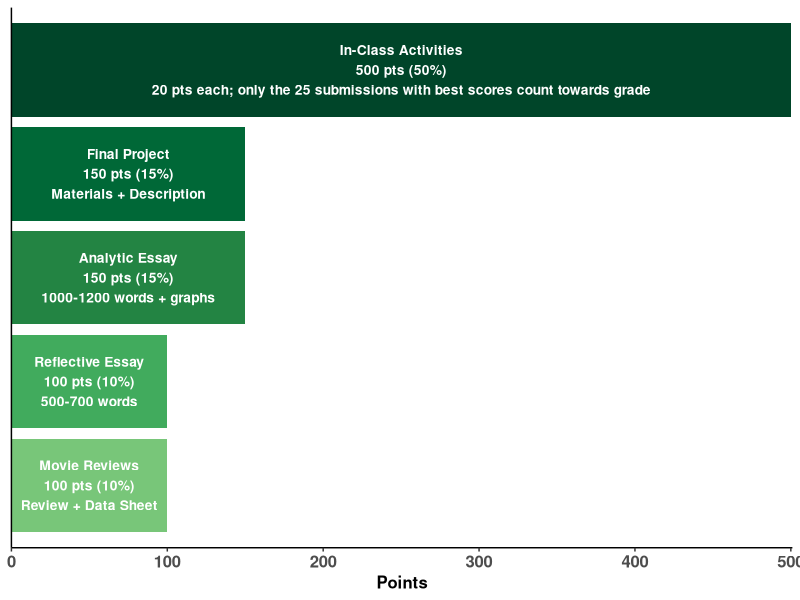
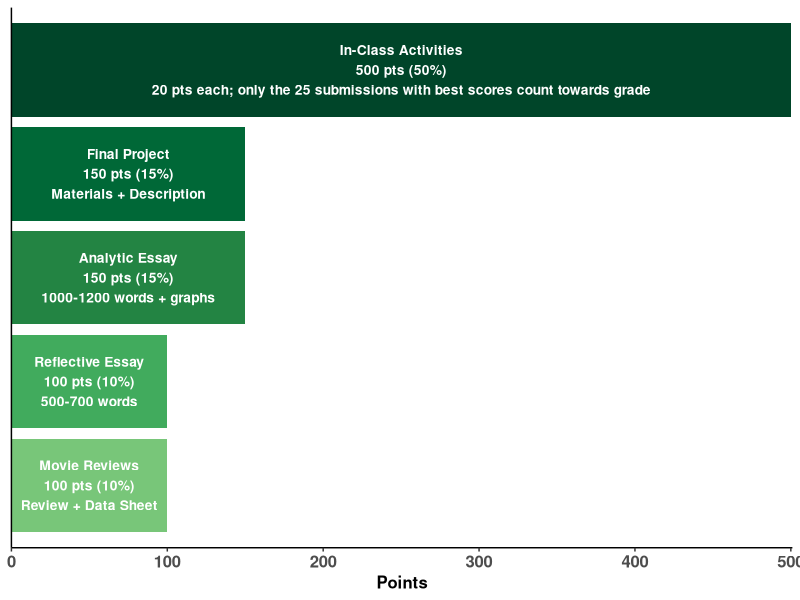

Generate these figures, in order, with R:
library(tidyverse)
data <- read_csv("./images/assignments.csv") %>%
# data <- read_csv("./assignments.csv") %>%
  mutate(semester="Assignments") %>% 
  rename(tasks=Assignment) %>% 
  mutate(tasks=as.factor(tasks),
         semester=as.factor(semester)
  ) %>% 
  arrange(Points) %>%    # First sort by val. This sort the dataframe but NOT the factor levels
  mutate(tasks=factor(tasks, levels=tasks)) %>% 
  mutate(perc=round(Points/sum(Points)*100),2) %>% 
  mutate(barlabel=paste(tasks,Points,sep="\n")) %>% 
  mutate(barlabel=paste(barlabel,"pts",sep=" ")) %>% 
  mutate(barlabel=paste(barlabel," (", perc,"%)", sep="")) %>% 
  mutate(barlabel=paste(barlabel,"\n", Requirements,sep=""))

total_pts<-sum(data$Points)

library(RColorBrewer)
library("viridis")   
# Stacked

color_count<-nrow(data)
my.cols<-brewer.pal(color_count+4,"YlGn")
my.cols<-my.cols[color_count:(color_count+4)]


ggplot(data, 
       aes(fill=tasks, label = barlabel, y=Points, x=tasks)) + 
  # scale_colour_brewer(palette = "YlOrRd", direction = - 1) + 
  # scale_colour_brewer(palette = "YlGn", direction = - 1) + 
  scale_fill_manual(values = my.cols)+
  # scale_fill_brewer(palette = "YlGn", direction=-1)+
  # labs(x = NULL, y = "Points",title = paste("Assignments (",total_pts," points total)", sep="")) +
  # scale_fill_viridis(discrete = T, option="D") +
  geom_bar(position="stack", stat="identity") +
  geom_text(size = 3.5, 
            position = position_stack(vjust = 0.5),
            fontface="bold", 
            color="white")+
  scale_y_continuous(limits = c(0,501), expand = c(0, 0))+
  coord_flip()+
  theme_classic()+
  # theme(plot.margin = unit(c(0,4,0,0), "pt")) +
  theme(legend.position="none") +
  theme(axis.text.y=element_blank())+
  theme(axis.title.y=element_blank())+
  theme(plot.title = element_text(face = "bold"))+
  theme(plot.title = element_text(size= 15))+
  theme(axis.ticks.y=element_blank())+
  theme(axis.text.x = element_text(face = "bold"))+
  theme(axis.text.x = element_text(size = 12))+
  theme(axis.title.x = element_text(face = "bold"))+
  theme(axis.title.x = element_text(size = 12))+
  theme(plot.title = element_text(size = 22))+
  theme(plot.title = element_text(hjust = 0.5)) 

ggsave("./images/hw.png", width = 8, height = 4.5, units="in")